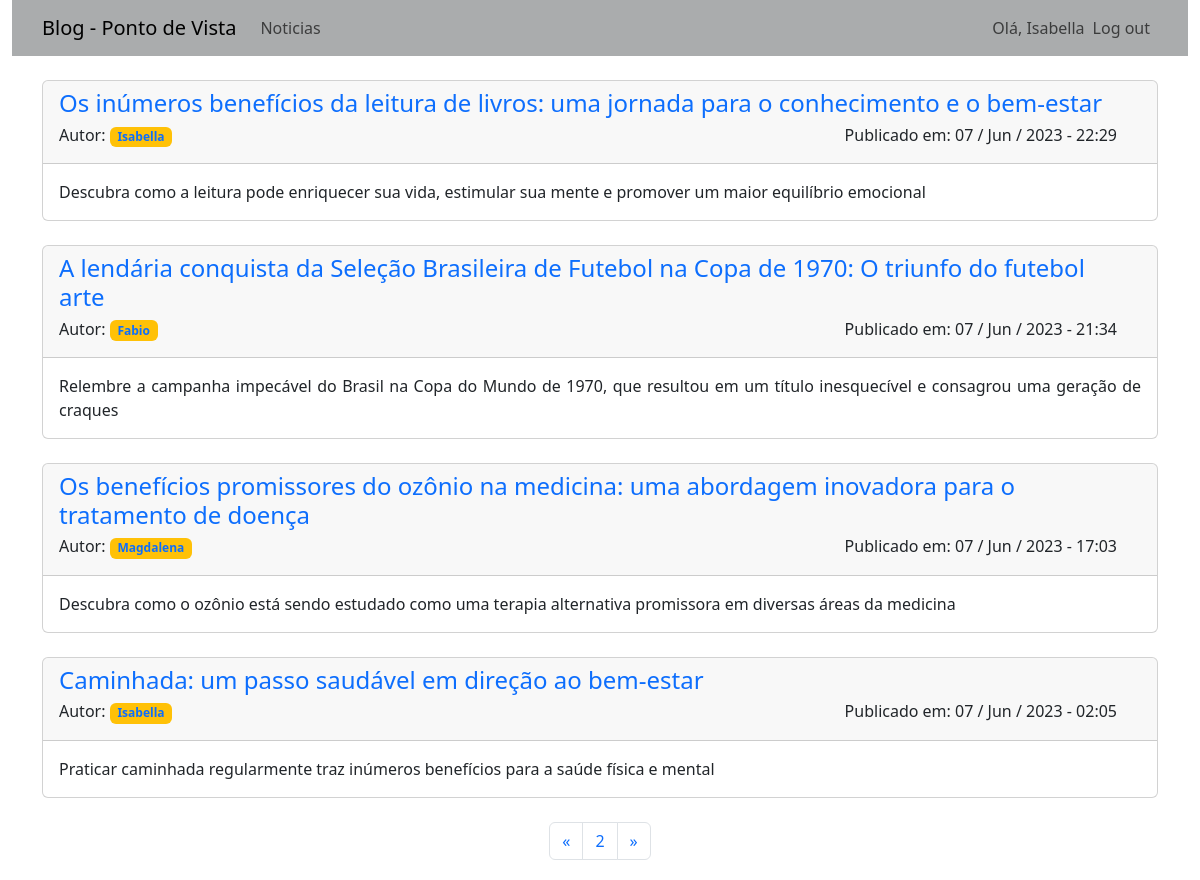
The page /noticias/?page=2 (signed in) on the database its author committed.
### app_noticias/models.py (models this page shows, shortened)
class Noticia(models.Model):
    titulo = models.CharField(max_length=100)
    sub_titulo = models.CharField(max_length=150)
    data_publicacao = models.DateTimeField(auto_now_add=True)
    autor = models.ForeignKey(User, on_delete=models.CASCADE)
    texto = models.TextField()

### app_noticias/views.py (the view)
# urls.py: path('noticias/', views.noticias, name='noticias'),
def noticias(request):
    template = 'noticias/noticias.html'
    noticias = Noticia.objects.all().order_by('-data_publicacao')
    paginator = Paginator(noticias, 4)
    page_number = request.GET.get('page')
    page_obj = paginator.get_page(page_number)
    context = {
        'noticias': page_obj
        }
    return render(request, template , context)

### app_noticias/templates/noticias/noticias.html
{% extends "noticias/base.html" %}
{% block content %}
    {% for noticia in noticias %}
        <div class="card">
            <div class="card-header">
                <div class="row">
                    <div class="row">
                        <h4><a href="{% url 'noticias:noticia' noticia.id %}" style="text-decoration: none;">{{ noticia.titulo }}</a></h4>
                    </div>
                    <div class="row" >
                        <div class="col"><h6>Autor: <span class="badge bg-warning"><a href="#" style="text-decoration: none;">{{ noticia.autor}}</a></span></h6></div>
                        <div class="col" style="text-align: right;">
                            <h6>Publicado em: {{ noticia.data_publicacao|date:'d / M / Y - H:i' }}</h6>
                        </div>
                    </div>
                </div>
            </div>
            <div class="card-body" style="text-align: justify;">
                <span> {{ noticia.sub_titulo}} </span>
            </div>
        </div>
        <br>
    {% empty %}
        <h4>Ainda não há nóticias cadastradas.</h4>
    {% endfor %}
    <nav class="d-flex justify-content-center" aria-label="Page navigation example">
        <ul class="pagination">
          <li class="page-item">
            {% if noticias.has_previous %}
              <a href="?page={{noticias.previous_page_number}}" class="page-link">
                  <span aria-hidden="true">&laquo;</span>
              </a>
            {% endif %}
          </li>
          <li class="page-item"><a class="page-link" href="#">{{ noticias.number }}</a></li>
          <li class="page-item">
            {% if noticias.has_next %}
              <a href="?page={{noticias.next_page_number}}" class="page-link">
                  <span aria-hidden="true">&raquo;</span>
              </a>
            {% endif %}
          </li>
        </ul>
    </nav>
{% endblock %}

### app_noticias/templates/noticias/navbar.html (shortened to what this page needs)
<nav class="navbar navbar-expand-md navbar-light" style="background-color: #aaacad;">
  <div class="container-fluid container">
    <a class="navbar-brand" href="{% url 'noticias:index' %}">Blog - Ponto de Vista</a>
    <div class="collapse navbar-collapse" id="navbarSupportedContent">
        <ul class="navbar-nav me-auto mb-2 mb-lg-0">
          <li class="nav-item active"><a class="nav-link" href="{% url 'noticias:noticias' %}">Noticias</a></li>
        </ul>
      {% if user.is_authenticated %}
        <ul class="navbar-nav ms-auto mb-2 mb-lg-0">
          <span class="navbar-text"> Olá, {{ user.username }} </span>
          <li class="nav-item"><a class="nav-link" href="{% url 'users:logout' %}">Log out</a></li>
        </ul>
      {% endif %}
    </div>
  </div>
</nav>

### rows shown on the page
Noticia: titulo "Os inúmeros benefícios da leitura de livros: uma jornada para o conhecimento e o bem-estar", autor "Isabella", data_publicacao "07 / Jun / 2023 - 22:29", sub_titulo "Descubra como a leitura pode enriquecer sua vida, estimular sua mente e promover um maior equilíbrio emocional"
Noticia: titulo "A lendária conquista da Seleção Brasileira de Futebol na Copa de 1970: O triunfo do futebol arte", autor "Fabio", data_publicacao "07 / Jun / 2023 - 21:34", sub_titulo "Relembre a campanha impecável do Brasil na Copa do Mundo de 1970, que resultou em um título inesquecível e consagrou uma geração de craques"
Noticia: titulo "Os benefícios promissores do ozônio na medicina: uma abordagem inovadora para o tratamento de doença", autor "Magdalena", data_publicacao "07 / Jun / 2023 - 17:03", sub_titulo "Descubra como o ozônio está sendo estudado como uma terapia alternativa promissora em diversas áreas da medicina"
Noticia: titulo "Caminhada: um passo saudável em direção ao bem-estar", autor "Isabella", data_publicacao "07 / Jun / 2023 - 02:05", sub_titulo "Praticar caminhada regularmente traz inúmeros benefícios para a saúde física e mental"

### other values the page prints
{{ user.username }} "Isabella"
{{ noticias.number }} "2"
